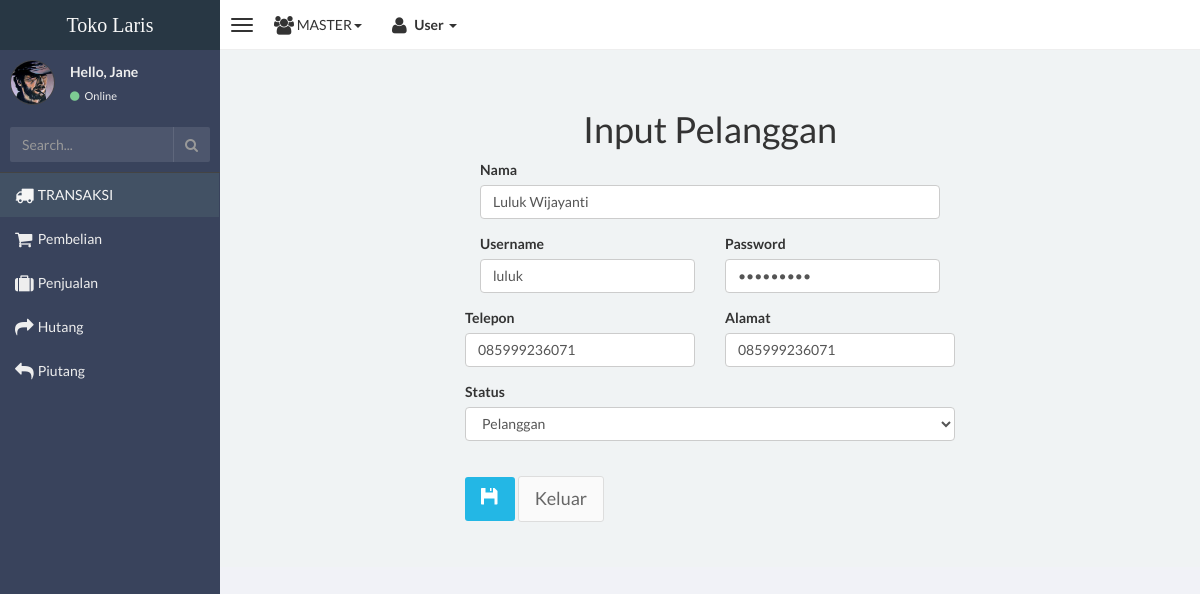
The app's page /master/update-pelanggan.php?id=6 (signed in) with its own data.
### tables this page shows
CREATE TABLE `user` (
  `id_user` int(11) NOT NULL,
  `nama_pengguna` varchar(175) NOT NULL,
  `alamat` text NOT NULL,
  `telpon` varchar(20) NOT NULL,
  `level` varchar(20) NOT NULL,
  `username` varchar(175) NOT NULL,
  `password` varchar(200) NOT NULL
);

### master/update-pelanggan.php (the view, shortened to what this page needs)
<!doctype html>
<html>
<head>
    <link href="css/bootstrap.min.css" rel="stylesheet" type="text/css" />
    <link href="css/font-awesome.min.css" rel="stylesheet" type="text/css" />
    <link href="css/ionicons.min.css" rel="stylesheet" type="text/css" />
    <link href="css/morris/morris.css" rel="stylesheet" type="text/css" />
    <link href="css/jvectormap/jquery-jvectormap-1.2.2.css" rel="stylesheet" type="text/css" />
    <link href="css/datepicker/datepicker3.css" rel="stylesheet" type="text/css" />
    <link href="css/daterangepicker/daterangepicker-bs3.css" rel="stylesheet" type="text/css" />
    <link href="css/iCheck/all.css" rel="stylesheet" type="text/css" />
    <link href="css/style.css" rel="stylesheet" type="text/css" />
</head>
<body class="skin-black">
<?php include 'nav-bar.php'; ?>
<div class="wrapper row-offcanvas row-offcanvas-left">
    <aside class="left-side sidebar-offcanvas">
        <?php include 'side-bar.php'; ?>
    </aside>
                    <aside class="right-side">
                <section class="content">
                    <div class="row" style="margin-bottom:5px;">
                    <div class="content">
            <div class="container-fluid">
            <center><h1 for="user">Input Pelanggan</h1></center>
                <div class="row">
                    <div class="col-md-3">
                    </div>
                    <div class="col-md-6">
                        <div class="row">
                            <form method="POST" action="proses-updatepelanggan.php">
                            <?php
                                include "koneksi.php";
                                $id=$_GET['id'];
                                $result=mysqli_query($link, "SELECT * FROM user where id_user='$id' ");
                                $row=mysqli_fetch_array($result);
                            ?>
                            <div class="col-md-12">
                                <div class="form-group">
                                <label for="user">Nama</label>
                                <input type="text" class="form-control" name="nama" value="<?php echo $row['nama_pengguna'];?>">
                                </div>
                            </div>
                        </div>
                        <div class="row">
                            <div class="col-md-6">
                                <div class="form-group">
                                    <label for="user">Username</label>
                                    <input type="text" class="form-control" name="username" value="<?php echo $row['username'];?>">
                                </div>
                            </div>
                            <div class="col-md-6">
                                <div class="form-group">
                                    <label for="user">Password</label>
                                    <input type="password" class="form-control" name="password" value="<?php echo $row['password'];?>">
                                </div>
                            </div>
                        <div class="row">
                            <div class="col-md-6">
                                <div class="form-group">
                                    <label for="user">Telepon</label>
                                    <input type="text" class="form-control" name="telpon" value="<?php echo $row['telpon']?>">
                                </div>
                            </div>
                            <div class="col-md-6">
                                <div class="form-group">
                                    <label for="user">Alamat</label>
                                    <input type="text" class="form-control" name="alamat" value="<?php echo $row['alamat'];?>">
                                </div>
                            </div>
                        </div>
                        <div class="row">
                            <div class="col-md-12">
                                <div class="form-group">
                                    <label for="user">Status</label>
                                    <select class="form-control" name="level">
                                        <option>Pelanggan</option>
                                    </select>
                                </div>
                            </div>
                        </div><br>
                        <div>
                            <button type="submit" name="update" class="btn btn-info btn-lg"><span class="glyphicon glyphicon-floppy-disk"></span></button>
                            <a href="pelanggan.php" class="btn btn-lg btn-default">Keluar</a>
                        </div>
                    </div>
                                                </div>
                                        </section>
                      </div>
</body>
</html>

### records on screen
user: nama "Luluk Wijayanti", username "luluk", telpon "085999236071", alamat "085999236071"
